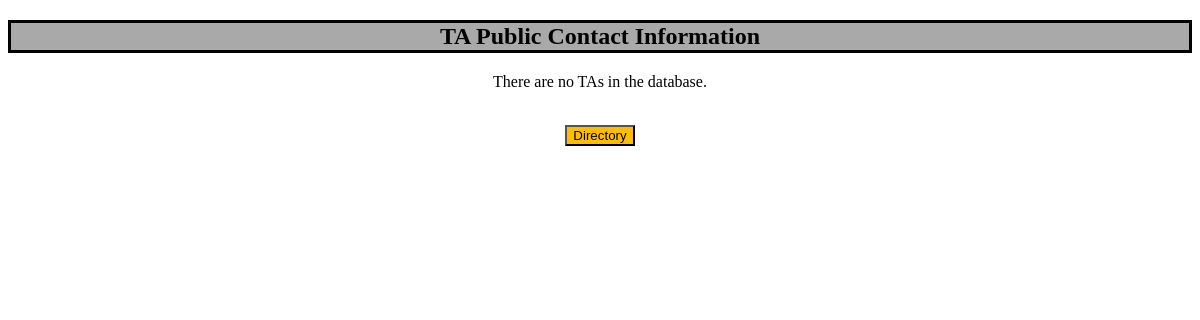
Page /TAPublicInfo/ on the earlier database version.
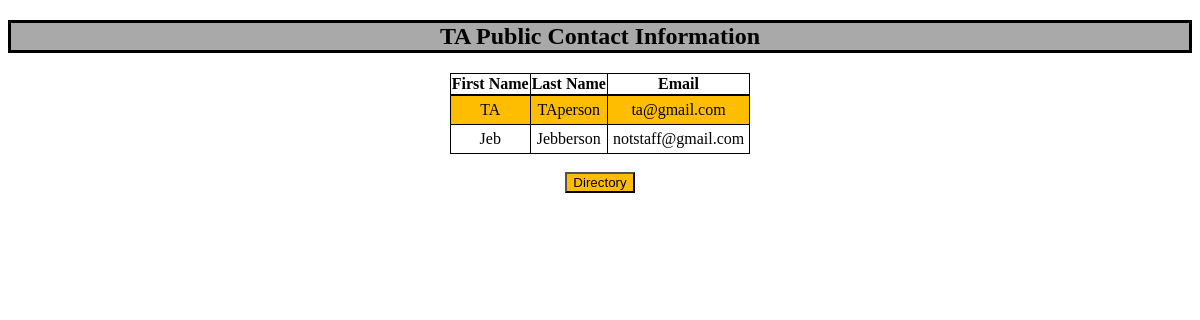
Same page on the later database version.
### TASchedulerWebApp/models.py (models this page shows, shortened)
class User(AbstractBaseUser, PermissionsMixin):
    email = models.EmailField(unique=True)
    first_name = models.CharField(max_length=30, blank=True)
    last_name = models.CharField(max_length=30, blank=True)
    is_active = models.BooleanField(default=True)
    is_staff = models.BooleanField(default=False)
    date_joined = models.DateTimeField(auto_now_add=True)
    groups = models.ManyToManyField(Group, related_name='myapp_user_groups', blank=True)
    user_permissions = models.ManyToManyField(Permission, related_name='myapp_user_permissions', blank=True)
    objects = UserManager()
    USERNAME_FIELD = 'email'
    EMAIL_FIELD = 'email'
    def __str__(self):
        return self.email

### TASchedulerWebApp/views.py (the view)
# urls.py: path('TAPublicInfo/', TAPublicContact.as_view()),
class TAPublicContact(View):
    def get(self, request):
        ta = User.objects.filter(is_staff='False')
        print(ta)
        return render(request, 'TAPublicInfo.html', {"tas": ta})

### templates/TAPublicInfo.html (shortened to what this page needs)
{% load static %}
<!DOCTYPE html>
<html>
<head>
    <link rel="stylesheet" type="text/css" href="{% static 'css/publicinfo.css' %}"/>
</head>
<body>
    <h2>TA Public Contact Information</h2>
        {% if tas %}
        <table class="center">
        <tr>
            <th>First Name</th>
            <th>Last Name</th>
            <th>Email</th>
        </tr>
        {% for person in tas %}
            <tr>
                <td>{{ person.first_name }}</td>
                <td>{{ person.last_name }}</td>
                <td>{{ person.email}}</td>
            </tr>
        {% endfor %}
            {% else %}
            <p style="text-align: center">There are no TAs in the database.</p>
        {% endif %}
    </table>
    <br>
    <form action="{% url 'directory' %}" method="get">
    <button type="submit">Directory</button>
    </form>
</body>
</html>

### static/css/publicinfo.css (style rules this page uses)
table, td { text-align: center; border: 1px solid black; border-collapse: collapse; padding: 5px; }
tr:nth-child(even) { background-color: #ffbd00; }
tr { border-bottom: 1px solid black; }
th { border-bottom: 2px solid black; border-right: 1px solid black; }
h2 { text-align: center; border: 3px solid black; background-color: darkgrey; }
body { text-align: center; }
.center { margin-left: auto; margin-right: auto; }
button { background-color: #ffbd00; }

Differences in the rows shown:
added User: first_name "TA", last_name "TAperson", email "ta@gmail.com"
added User: first_name "Jeb", last_name "Jebberson", email "notstaff@gmail.com"
Other differences:
text no longer shown: "There are no TAs in the database."
text now shown: "First Name Last Name Email"
